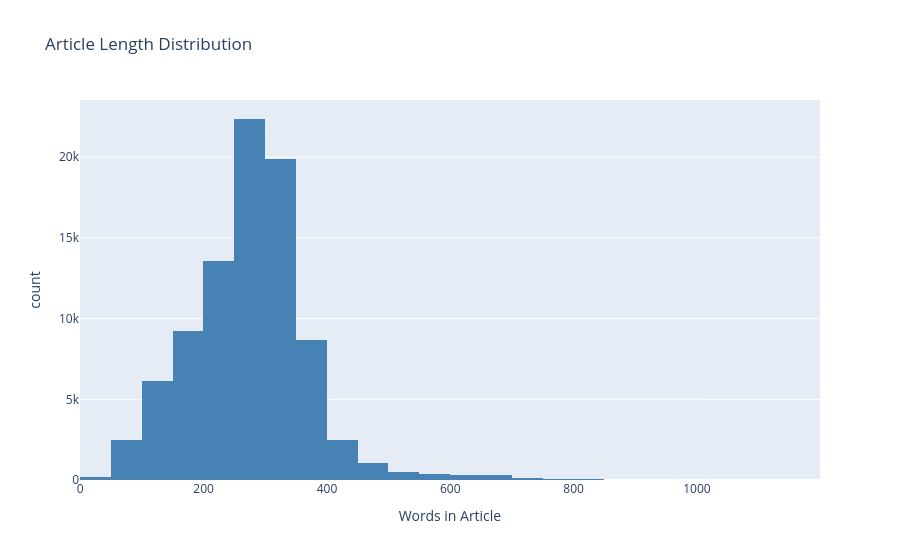
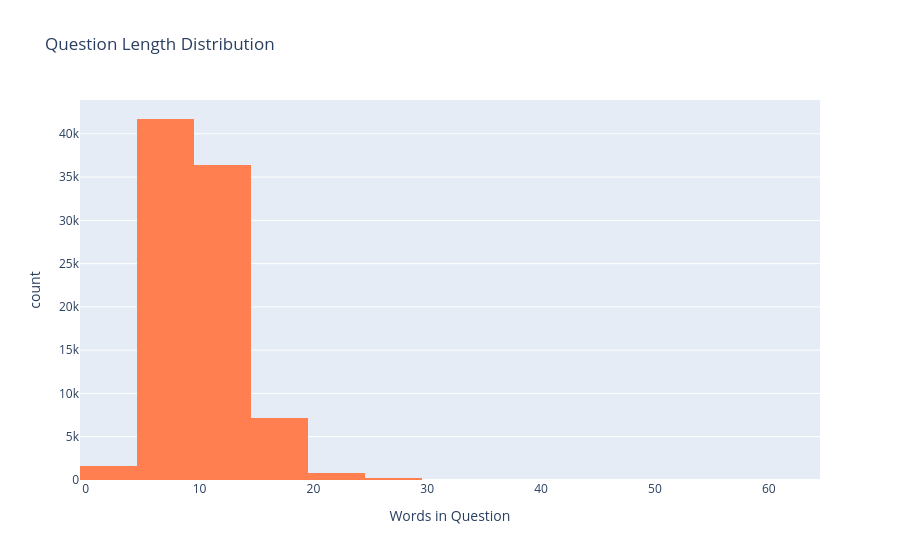

Notebook cell for these charts, in order:
### Code cell
print('[3/6] Length statistics...')
train_df['article_len']  = train_df['article'].str.split().str.len()
train_df['question_len'] = train_df['question'].str.split().str.len()
train_df['option_a_len'] = train_df['A'].str.split().str.len()

print('Article length stats (words):')
print(train_df['article_len'].describe().round(1))
print('\nQuestion length stats (words):')
print(train_df['question_len'].describe().round(1))

fig1 = px.histogram(train_df, x='article_len', title='Article Length Distribution',
                    labels={'article_len': 'Words in Article'}, nbins=50,
                    color_discrete_sequence=['steelblue'])
fig1.show()

fig2 = px.histogram(train_df, x='question_len', title='Question Length Distribution',
                    labels={'question_len': 'Words in Question'}, nbins=30,
                    color_discrete_sequence=['coral'])
fig2.show()

### Figure 1 — Plotly figure (JSON) as saved in the notebook; plotly's stock layout.template omitted (floating-point values rounded to 4 significant figures; data arrays with more than 128 entries replaced by an {"elided": "..."} marker saying what was removed)
{"data": [{"bingroup": "x", "hovertemplate": "Words in Article=%{x}<br>count=%{y}<extra></extra>", "legendgroup": "", "marker": {"color": "steelblue", "pattern": {"shape": ""}}, "name": "", "nbinsx": 50, "orientation": "v", "showlegend": false, "type": "histogram", "x": {"elided": "87852 int values"}, "xaxis": "x", "yaxis": "y"}], "layout": {"barmode": "relative", "legend": {"tracegroupgap": 0}, "title": {"text": "Article Length Distribution"}, "xaxis": {"anchor": "y", "domain": [0, 1], "title": {"text": "Words in Article"}}, "yaxis": {"anchor": "x", "domain": [0, 1], "title": {"text": "count"}}}}

### Figure 2 — Plotly figure (JSON) as saved in the notebook; plotly's stock layout.template omitted (floating-point values rounded to 4 significant figures; data arrays with more than 128 entries replaced by an {"elided": "..."} marker saying what was removed)
{"data": [{"bingroup": "x", "hovertemplate": "Words in Question=%{x}<br>count=%{y}<extra></extra>", "legendgroup": "", "marker": {"color": "coral", "pattern": {"shape": ""}}, "name": "", "nbinsx": 30, "orientation": "v", "showlegend": false, "type": "histogram", "x": {"elided": "87852 int values"}, "xaxis": "x", "yaxis": "y"}], "layout": {"barmode": "relative", "legend": {"tracegroupgap": 0}, "title": {"text": "Question Length Distribution"}, "xaxis": {"anchor": "y", "domain": [0, 1], "title": {"text": "Words in Question"}}, "yaxis": {"anchor": "x", "domain": [0, 1], "title": {"text": "count"}}}}
